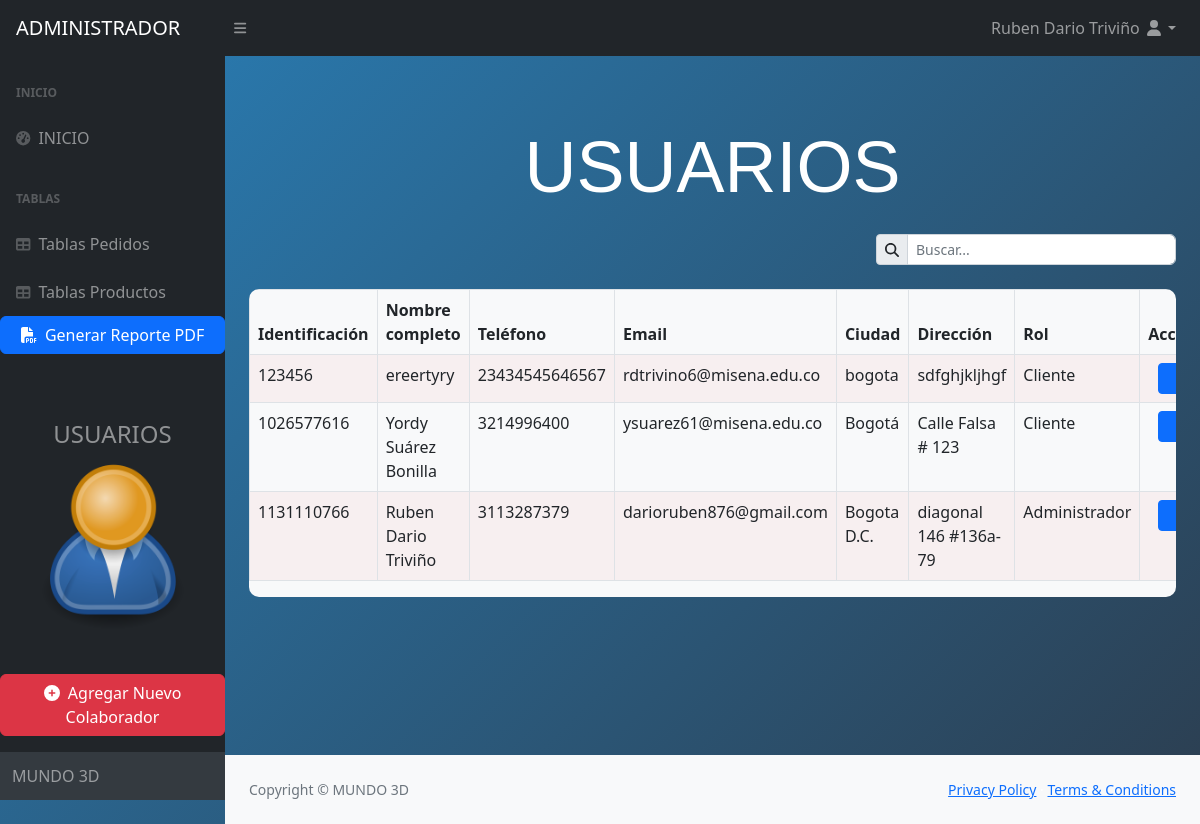
The app's page /ADMIN/tables.php (signed in) with its own data.
### tables this page shows
CREATE TABLE `usuario` (
  `Usu_Identificacion` int(10) NOT NULL,
  `Usu_Nombre_completo` varchar(20) NOT NULL,
  `Usu_Telefono` varchar(20) NOT NULL,
  `Usu_Email` varchar(50) NOT NULL,
  `Usu_Ciudad` varchar(20) NOT NULL,
  `Usu_Direccion` varchar(50) NOT NULL,
  `Usu_Contraseña` varchar(5000) NOT NULL,
  `Usu_Rol` int(1) NOT NULL,
  `Usu_Estado` enum('activo','inactivo') DEFAULT 'activo',
  `Usu_Pedidos` int(100) DEFAULT NULL
);

### ADMIN/tables.php (the view, shortened to what this page needs)
<!DOCTYPE html>
<html lang="en">
    <head>
        <link href="https://cdn.jsdelivr.net/npm/simple-datatables@7.1.2/dist/style.min.css" rel="stylesheet" />
        <link href="css/styles.css" rel="stylesheet" />
        <link href="https://cdn.jsdelivr.net/npm/simple-datatables@7.1.2/dist/style.min.css" rel="stylesheet" />
        <link href="css/styles.css" rel="stylesheet" />
    <body style="background: linear-gradient(135deg, #2980b9, #2c3e50); color: white;">
    </head>
    <body class="sb-nav-fixed">
    <?php include 'funcionestabladeusuarios.php'; ?>
    <nav class="sb-topnav navbar navbar-expand navbar-dark bg-dark">
        <a class="navbar-brand ps-3" href="index.php">ADMINISTRADOR</a>
        <button class="btn btn-link btn-sm order-1 order-lg-0 me-4 me-lg-0" id="sidebarToggle" href="#!"><i class="fas fa-bars"></i></button>
        <ul class="navbar-nav ms-auto me-0 me-md-3 my-2 my-md-0">
            <li class="nav-item dropdown">
                <a class="nav-link dropdown-toggle" id="navbarDropdown" href="#" role="button" data-bs-toggle="dropdown" aria-expanded="false"><?php echo $nombreCompleto; ?><i class="fas fa-user fa-fw"></i></a>
            </li>
        </ul>
    </nav>
        <div id="layoutSidenav">
            <div id="layoutSidenav_nav">
                <nav class="sb-sidenav accordion sb-sidenav-dark" id="sidenavAccordion">
                    <div class="sb-sidenav-menu">
                        <div class="nav">
                            <div class="sb-sidenav-menu-heading">INICIO</div>
                            <a class="nav-link" href="index.php">
                                <div class="sb-nav-link-icon"><i class="fas fa-tachometer-alt"></i></div>
                                INICIO
                            </a>
                            <div class="sb-sidenav-menu-heading">Tablas</div>
                            <a class="nav-link" href="tablespedidos.php">
                                <div class="sb-nav-link-icon"><i class="fas fa-table"></i></div>
                                Tablas Pedidos
                            </a>
                            <a class="nav-link" href="tablesproductos.php">
                                <div class="sb-nav-link-icon"><i class="fas fa-table"></i></div>
                                Tablas Productos
                            </a>
                            <div class="mb-3">
                                <button type="button" class="btn btn-primary w-100" onclick="generarReportePDF()">
                                    <i class="fas fa-file-pdf me-1"></i> Generar Reporte PDF
                                </button>
                            </div>
                        <div class="mb-3 text-center" style="margin-top: 50px;">
                            <h4>USUARIOS</h4>
                            <div style="max-width: 80%; margin: 0 auto;">
                                <div class="caja-giratoria" style="display: inline-block;">
                                    <img src="..\images\User_icon_2.png" alt="Pedidos" class="img-fluid gira">
                                </div>
                            </div>
                        </div>
                        </div>
                    </div>
                    <div class="mb-3">
                        <button type="button" class="btn btn-danger" data-bs-toggle="modal" data-bs-target="#agregarColaboradorModal">
                            <i class="fas fa-plus-circle me-1"></i> Agregar Nuevo Colaborador
                        </button>
                    </div>
                    <div class="sb-sidenav-footer">
                        MUNDO 3D
                    </div>
                </nav>
            </div>
            <div id="layoutSidenav_content">
                <main>
                <div class="container-fluid px-4" style="padding-top: 20px; padding-bottom: 20px;">
                         <div class="row mt-4">
                                <div class="col text-center">
                                    <h1 class="display-2 mb-0" style="font-family: 'Arial Black', sans-serif;">USUARIOS</h1>
                                </div>
                            </div>
                            <div class="row mt-4">
                                <div class="col d-flex justify-content-end">
                                    <div class="col-auto">
                                        <div class="input-group input-group-sm rounded-pill" style="width: 300px;">
                                            <span class="input-group-text" id="basic-addon1">
                                                <i class="fas fa-search"></i>
                                            </span>
                                            <input type="text" class="form-control rounded-end" id="searchInput" placeholder="Buscar..." oninput="searchTable()" style="width: 250px;">
                                        </div>
                                    </div>
                                </div>
                            </div>
                                <div class="row mt-4">
                                    <div class="col">
                                        <div class="table-responsive" style="background-color: #f8f9fa; border-radius: 10px;">
                                        <table id="datatables-usuarios" class="table table-striped table-bordered table-hover">
                                                <thead>
                                <tr>
                                    <th>Identificación</th>
                                    <th>Nombre completo</th>
                                    <th>Teléfono</th>
                                    <th>Email</th>
                                    <th>Ciudad</th>
                                    <th>Dirección</th>
                                    <th>Rol</th>
                                    <th>Acciones</th>
                                </tr>
                                </thead>
                                <tbody>
                                <?php
                                while ($row = mysqli_fetch_assoc($resultado)) {
                                ?>
                                <tr>
                                    <td><?php echo $row['Usu_Identificacion']; ?></td>
                                    <td><?php echo $row['Usu_Nombre_completo']; ?></td>
                                    <td><?php echo $row['Usu_Telefono']; ?></td>
                                    <td><?php echo $row['Usu_Email']; ?></td>
                                    <td><?php echo $row['Usu_Ciudad']; ?></td>
                                    <td><?php echo $row['Usu_Direccion']; ?></td>
                                    <td>
                                        <?php
                                        $rol = $row['Usu_Rol'];
                                        switch ($rol) {
                                            case 1:
                                                echo 'Administrador';
                                                break;
                                            case 3:
                                                echo 'Cliente';
                                                break;
                                        }
                                        ?>
                                    </td>
                                    <td>
                                        <div class="btn-group d-flex justify-content-center" role="group" aria-label="Acciones">
                                            <button type="button" class="btn btn-primary btn-sm align-items-center" style="max-width: 50px;" data-bs-toggle="modal" data-bs-target="#editarModal<?php echo $row['Usu_Identificacion']; ?>" data-toggle="tooltip" data-placement="top" title="Editar">
                                            </button>
                                        </div>
                                    </td>
                                        </div>
                                        </div>
                                <?php
                                }
                                ?>
                <footer class="py-4 bg-light mt-auto">
                    <div class="container-fluid px-4">
                        <div class="d-flex align-items-center justify-content-between small">
                            <div class="text-muted">Copyright &copy; MUNDO 3D</div>
                            <div>
                                <a href="#">Privacy Policy</a>
                                &middot;
                                <a href="#">Terms &amp; Conditions</a>
                            </div>
                        </div>
                    </div>
                </footer>
    </body>
</html>

### records on screen
usuario: Usu_Identificacion "123456", Usu_Nombre_completo "ereertyry", Usu_Telefono "23434545646567", Usu_Email "rdtrivino6@misena.edu.co", Usu_Ciudad "bogota", Usu_Direccion "sdfghjkljhgf", shows "Cliente"
usuario: Usu_Identificacion "1026577616", Usu_Nombre_completo "Yordy Suárez Bonilla", Usu_Telefono "3214996400", Usu_Email "ysuarez61@misena.edu.co", Usu_Ciudad "Bogotá", Usu_Direccion "Calle Falsa # 123", shows "Cliente"
usuario: Usu_Identificacion "1131110766", Usu_Nombre_completo "Ruben Dario Triviño", Usu_Telefono "3113287379", Usu_Email "darioruben876@gmail.com", Usu_Ciudad "Bogota D.C.", Usu_Direccion "diagonal 146 #136a-79", shows "Administrador"

### other values on screen
json_encode($response) "{\"success\":false,\"message\":\"Se esperaba una solicitud POST.\"}"
$nombreCompleto "Ruben Dario Triviño"
